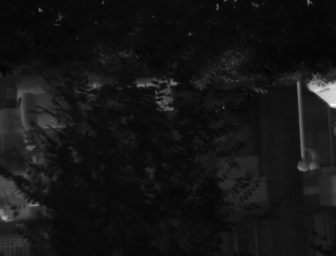
#> input picture PycharmProjects/RGB_Termal_Match/Images/Thermal_Images/20180621_113834.tiff, 336 x 256 px
$ python Visualize_Thermal_Image.py
#> lines starting #> are read from the running program, lines starting #| are printed output that depends on the picture
import numpy as np
from matplotlib import pyplot as plt
from scipy import ndimage
import cv2


def visualize_thermal_image(path):
    t_image = ndimage.imread(path, flatten=True)
#> t_image: shape (256, 336) float32; min 8398, max 9034, mean 8451
    v_image = ((t_image - t_image.min()) * 512) / max(1, (t_image.max() - t_image.min()))
    return v_image.astype(np.uint8)
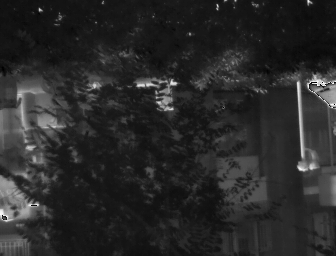
#> returned value: shape (256, 336); min 0, max 255, mean 40.9


if __name__ == "__main__":
    pic = visualize_thermal_image("Images/Thermal_Images/20180621_113834.tiff")
    cv2.imshow("PIC", pic)
    cv2.waitKey(0)
    cv2.imwrite("Thermal.png", pic)

$ run again, with PycharmProjects/RGB_Termal_Match/Images/Thermal_Images/20180621_113842.tiff copied over PycharmProjects/RGB_Termal_Match/Images/Thermal_Images/20180621_113834.tiff
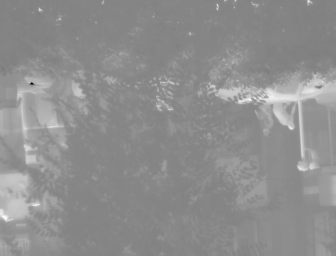
#> input picture PycharmProjects/RGB_Termal_Match/Images/Thermal_Images/20180621_113842.tiff, 336 x 256 px
#> in visualize_thermal_image, `return v_image.astype(np.uint8)`:
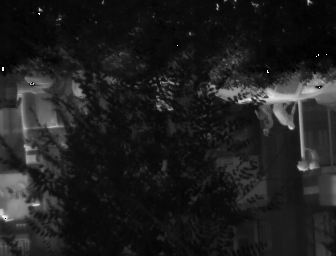
#> returned value: shape (256, 336); min 0, max 255, mean 30.7

$ run again, with PycharmProjects/RGB_Termal_Match/Images/Thermal_Images/20180621_113858.tiff copied over PycharmProjects/RGB_Termal_Match/Images/Thermal_Images/20180621_113834.tiff
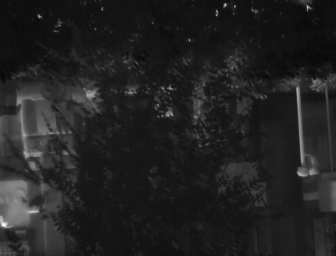
#> input picture PycharmProjects/RGB_Termal_Match/Images/Thermal_Images/20180621_113858.tiff, 336 x 256 px
#> in visualize_thermal_image, `return v_image.astype(np.uint8)`:
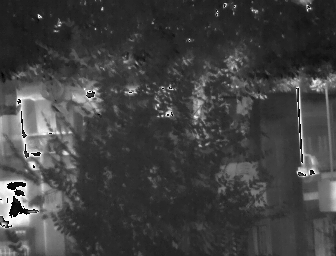
#> returned value: shape (256, 336); min 0, max 255, mean 65.4
